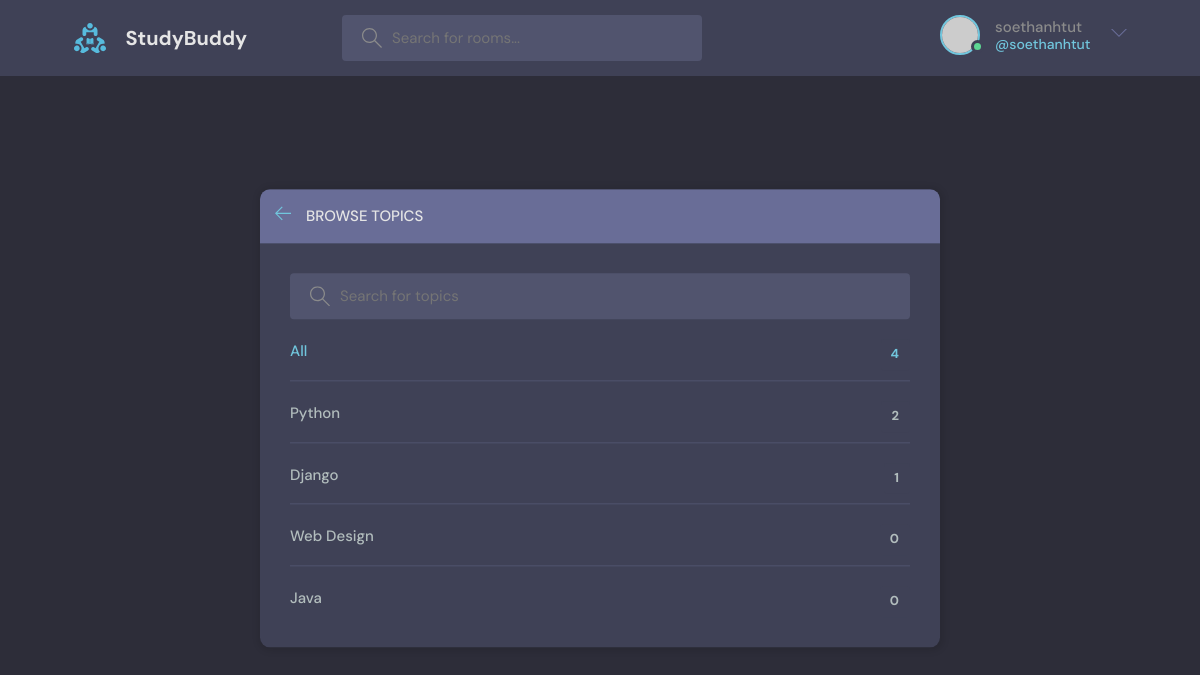
Page /topics/ (signed in) on the earlier database version.
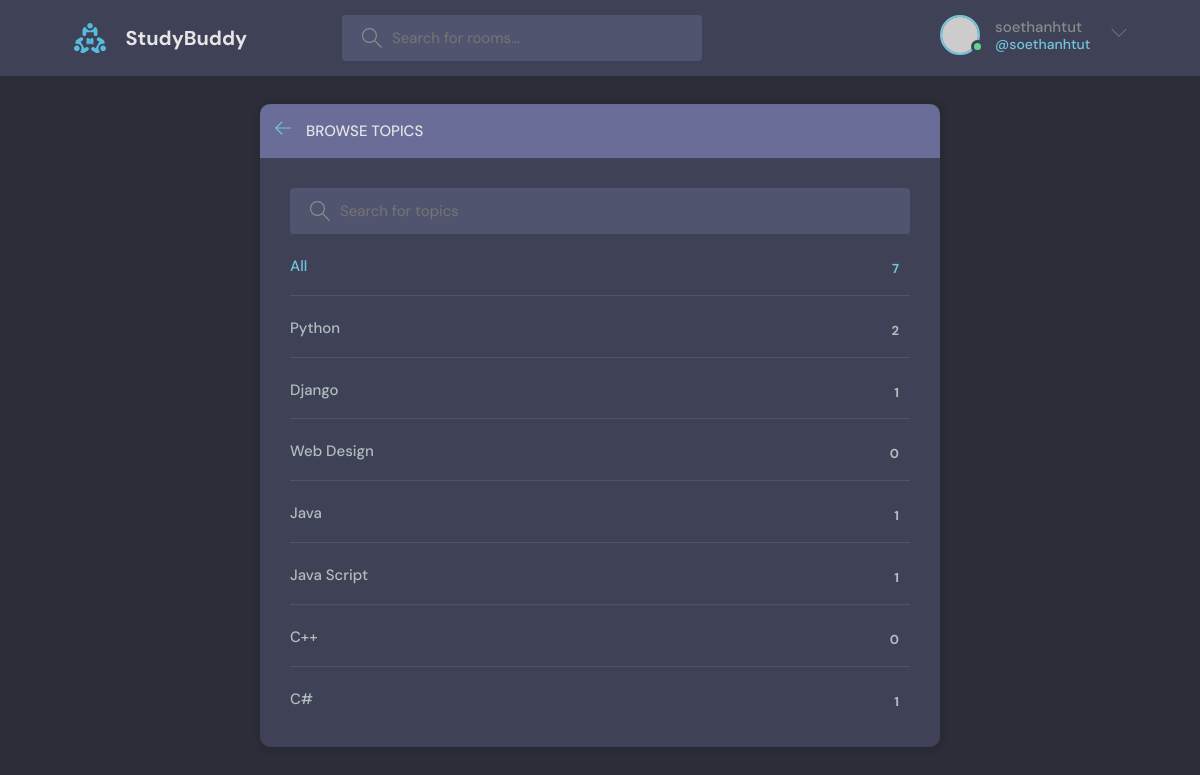
Same page on the later database version.
### base/models.py (models this page shows, shortened)
class Topic(models.Model):
    name=models.CharField(max_length=200)

### base/views.py (the view)
# urls.py: path('topics/', views.topic_page ,name='topics'),
def topic_page(request):
    q=request.GET.get('q') if request.GET.get('q')!=None else ''
    topics=Topic.objects.filter(name__icontains=q)
    context={'topics':topics}
    return render(request,'base/topics.html',context)

### templates/base/topics.html (shortened to what this page needs)
{% extends 'main.html' %} {% block content %}
<main class="create-room layout">
  <div class="container">
    <div class="layout__box">
      <div class="layout__boxHeader">
        <div class="layout__boxTitle">
          <a href="{{request.META.HTTP_REFERER}}">
            <svg
              version="1.1"
              xmlns="http://www.w3.org/2000/svg"
              width="32"
              height="32"
              viewBox="0 0 32 32"
            >
              <title>arrow-left</title>
              <path
                d="M13.723 2.286l-13.723 13.714 13.719 13.714 1.616-1.611-10.96-10.96h27.625v-2.286h-27.625l10.965-10.965-1.616-1.607z"
              ></path>
            </svg>
          </a>
          <h3>Browse Topics</h3>
        </div>
      </div>
      <div class="topics-page layout__body">
        <form class="header__search">
          <label>
            <input name="q" placeholder="Search for topics" />
          </label>
        </form>
        <ul class="topics__list">
          <li>
            <a href="{% url 'topics'%}" class="active"
              >All <span>{{topics.count}}</span></a
            >
          </li>
          {% for topic in topics %}
          <li>
            <a href="{% url 'home'%}?q={{topic.name}}"
              >{{topic.name}} <span>{{topic.room_set.all.count}}</span></a
            >
          </li>
          {% endfor %}
        </ul>
      </div>
    </div>
  </div>
</main>
{% endblock content %}

Differences in the rows shown:
computed for Topic "Java": room_set.all.count "0" → "1"
added Topic: name "Java Script", room_set.all.count "1"
added Topic: name "C++", room_set.all.count "0"
added Topic: name "C#", room_set.all.count "1"
Other differences:
{{ topics.count }}: "4" → "7"
